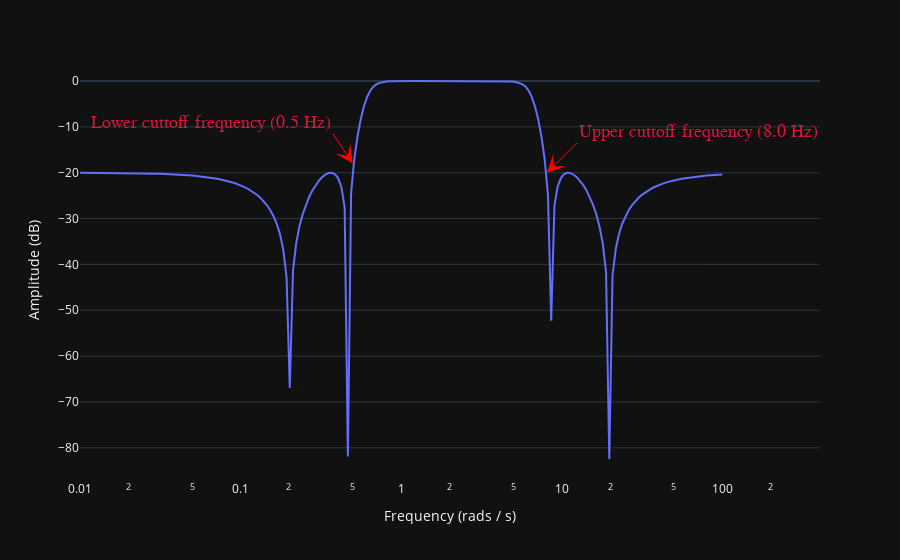

Here is the notebook cell this chart was saved with:
### Code cell
import numpy as np
import pandas as pd
from scipy import signal

pd.options.plotting.backend = 'plotly'

b, a = signal.cheby2(
    N=4,
    rs=20,
    Wn=[0.5, 8.0],
    btype='bandpass',
    analog=True,
)
w, h = signal.freqs(b, a)
fig = pd.DataFrame({'Amplitude (dB)': 20*np.log10(np.abs(h)), 'Frequency (rads / s)': w}).plot.line(y='Amplitude (dB)', x='Frequency (rads / s)', log_x=True)
fig.add_annotation(
    x=np.log10(0.5),
    xanchor='right',
    y=-18,
    yanchor='bottom',
    text='Lower cuttoff frequency (0.5 Hz)',
    font=dict(
        family="sans serif",
        size=18,
        color="crimson"
    ),
    arrowcolor='red',
    arrowside='end',
    arrowhead=3,
    arrowsize=3,
    arrowwidth=1,
    ax=-20,
)
fig.add_annotation(
    x=np.log10(8.1),
    xanchor='left',
    y=-20,
    yanchor='bottom',
    text='Upper cuttoff frequency (8.0 Hz)',
    font=dict(
        family="sans serif",
        size=18,
        color="crimson"
    ),
    arrowcolor='red',
    arrowside='end',
    arrowhead=3,
    arrowsize=3,
    arrowwidth=1,
    ay=-30,
    ax=30,
)
fig.update_layout(
    template='plotly_dark',
    xaxis=dict(showgrid=False),
)

### Figure 1 — Plotly figure (JSON) as saved in the notebook; plotly's stock layout.template omitted (floating-point values rounded to 4 significant figures; data arrays with more than 128 entries replaced by an {"elided": "..."} marker saying what was removed)
{"data": [{"hovertemplate": "Frequency (rads / s)=%{x}<br>Amplitude (dB)=%{y}<extra></extra>", "legendgroup": "", "line": {"color": "#636efa", "dash": "solid"}, "marker": {"symbol": "circle"}, "mode": "lines", "name": "", "orientation": "v", "showlegend": false, "type": "scatter", "x": {"elided": "200 float values"}, "xaxis": "x", "y": {"elided": "200 float values"}, "yaxis": "y"}], "layout": {"annotations": [{"arrowcolor": "red", "arrowhead": 3, "arrowside": "end", "arrowsize": 3, "arrowwidth": 1, "ax": -20, "font": {"color": "crimson", "family": "sans serif", "size": 18}, "text": "Lower cuttoff frequency (0.5 Hz)", "x": -0.301, "xanchor": "right", "y": -18, "yanchor": "bottom"}, {"arrowcolor": "red", "arrowhead": 3, "arrowside": "end", "arrowsize": 3, "arrowwidth": 1, "ax": 30, "ay": -30, "font": {"color": "crimson", "family": "sans serif", "size": 18}, "text": "Upper cuttoff frequency (8.0 Hz)", "x": 0.9085, "xanchor": "left", "y": -20, "yanchor": "bottom"}], "legend": {"tracegroupgap": 0}, "margin": {"t": 60}, "xaxis": {"anchor": "y", "domain": [0, 1], "showgrid": false, "title": {"text": "Frequency (rads / s)"}, "type": "log"}, "yaxis": {"anchor": "x", "domain": [0, 1], "title": {"text": "Amplitude (dB)"}}}}
